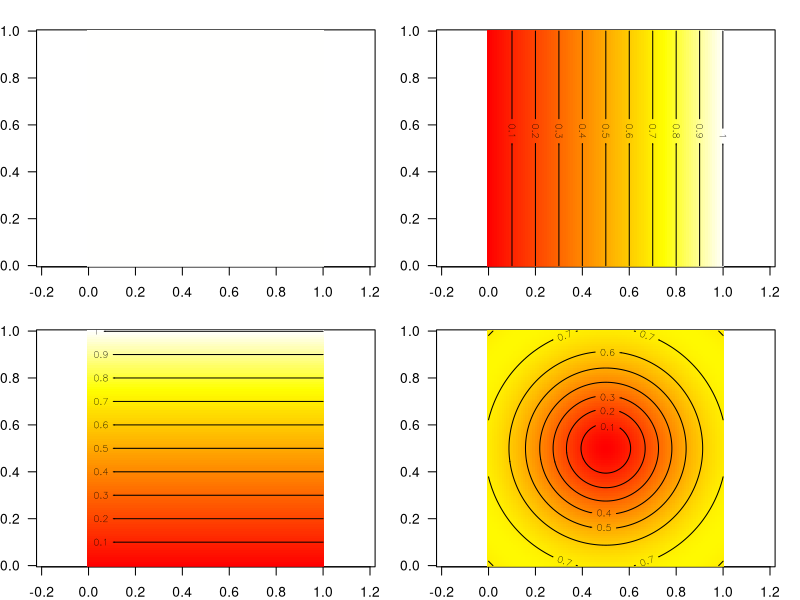

Here is the R script that generated this plot:
# thin plate example

pdf(file="tprsex.pdf",width=5,height=5)

# plotting options
par(mfrow=c(2,2),mar=c(2,2.2,1.8,1.5),las=1)

# grid setup 
n<-100
x1<-seq(0,1,len=n)
x.grid<-expand.grid(x1,x1)

cols<-heat.colors(1000)

# constant
image(matrix(1,n,n),col=cols,zlim=c(0,1),xlab=expression(x[1]),
                                    ylab=expression(x[2]),asp=1)
contour(matrix(1,n,n),add=TRUE)

# phi_2=x_1
image(matrix(x1,n,n),col=cols,zlim=c(0,1),xlab=expression(x[1]),
                                    ylab=expression(x[2]),asp=1)
contour(matrix(x1,n,n),add=TRUE)

image(t(matrix(x1,n,n)),col=cols,zlim=c(0,1),xlab=expression(x[1]),
                                    ylab=expression(x[2]),asp=1)
contour(t(matrix(x1,n,n)),add=TRUE)

# radial basis function
rbf<-function(x1,x2){

   r<-sqrt(rowSums((x1-x2)^2))

   1/(8*pi) * r^2 * log(r)
}
res<- -100*rbf(x.grid,c(0.5,0.5))
img.mat<-matrix(res,n,n)
image(img.mat,col=cols,zlim=c(0,1),xlab=expression(x[1]),
                                    ylab=expression(x[2]),asp=1)
contour(img.mat,add=TRUE)

dev.off()
